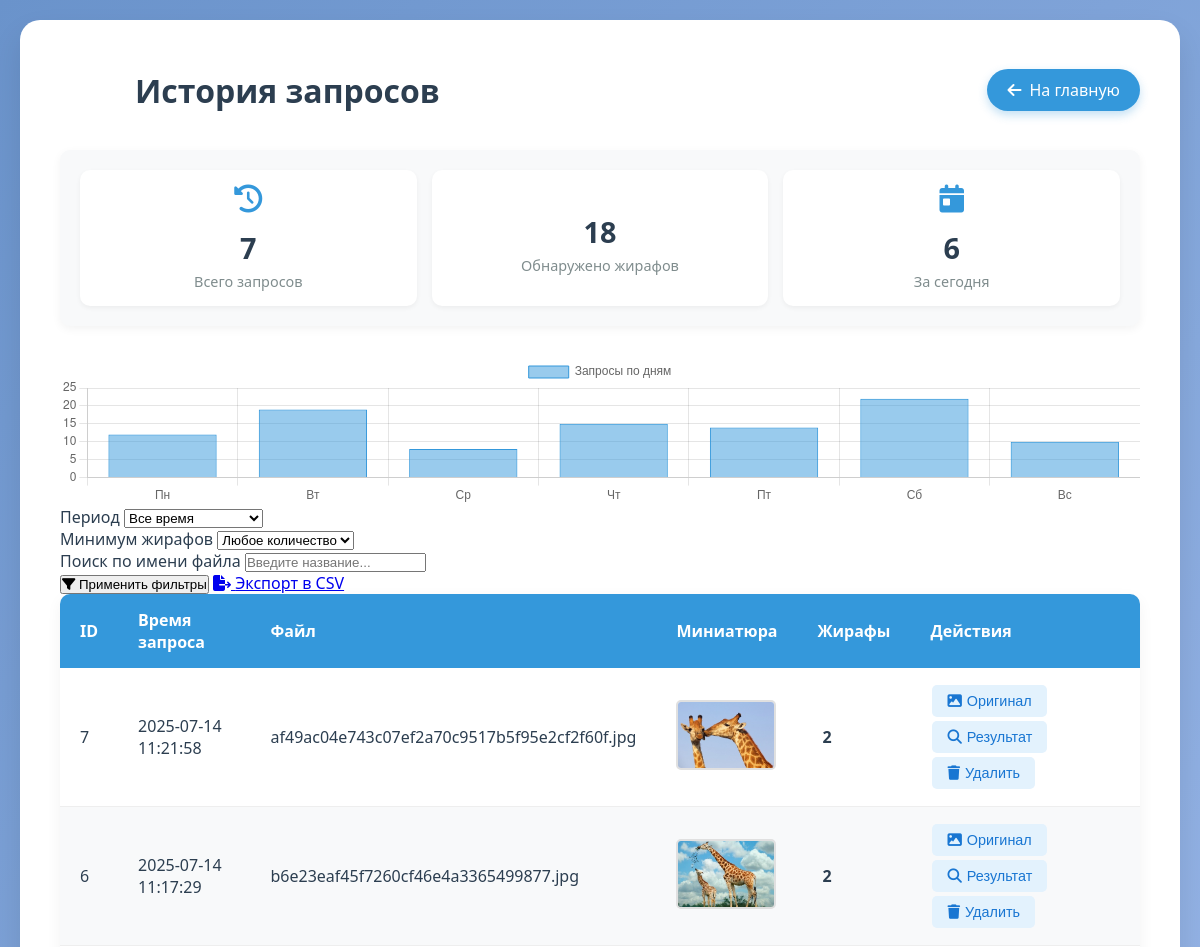
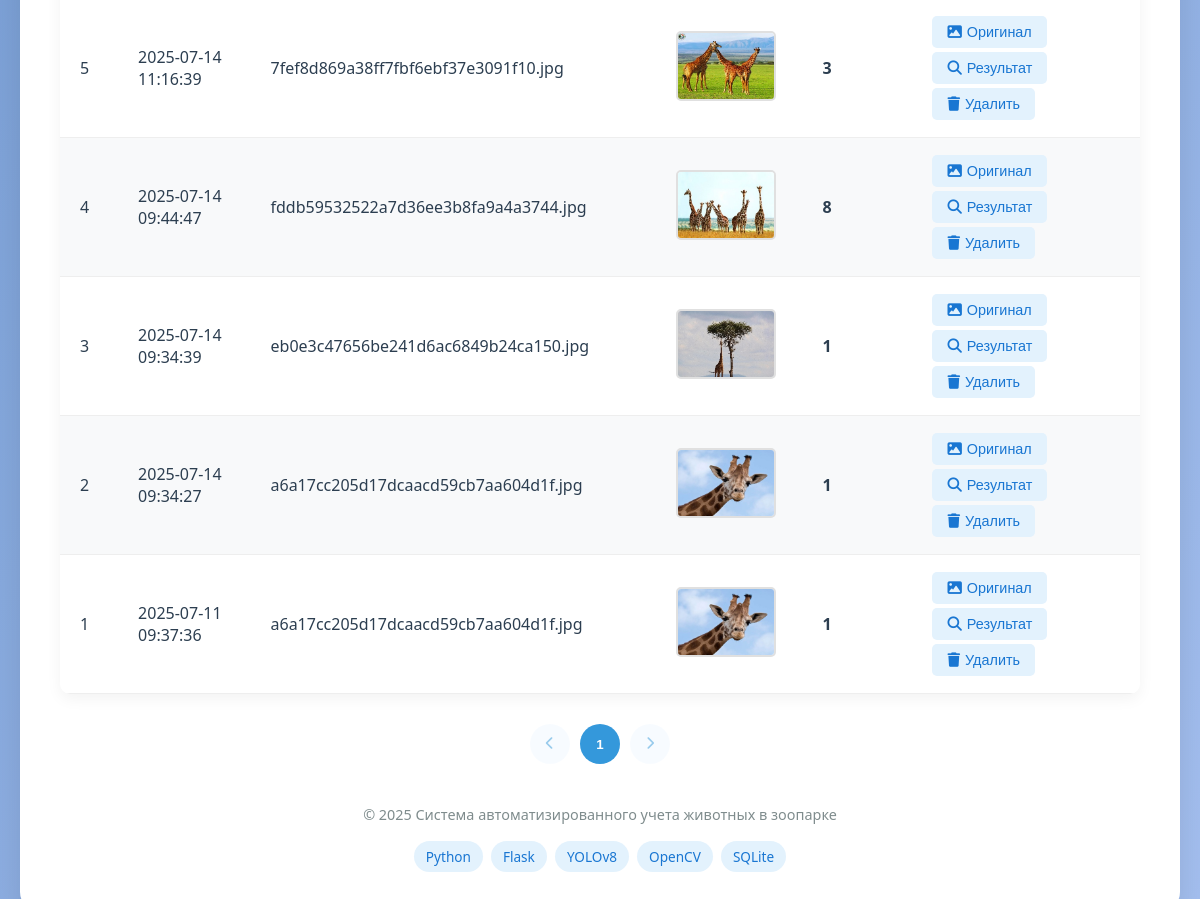
Before: /history with the older database file (2 pictures, top to bottom).
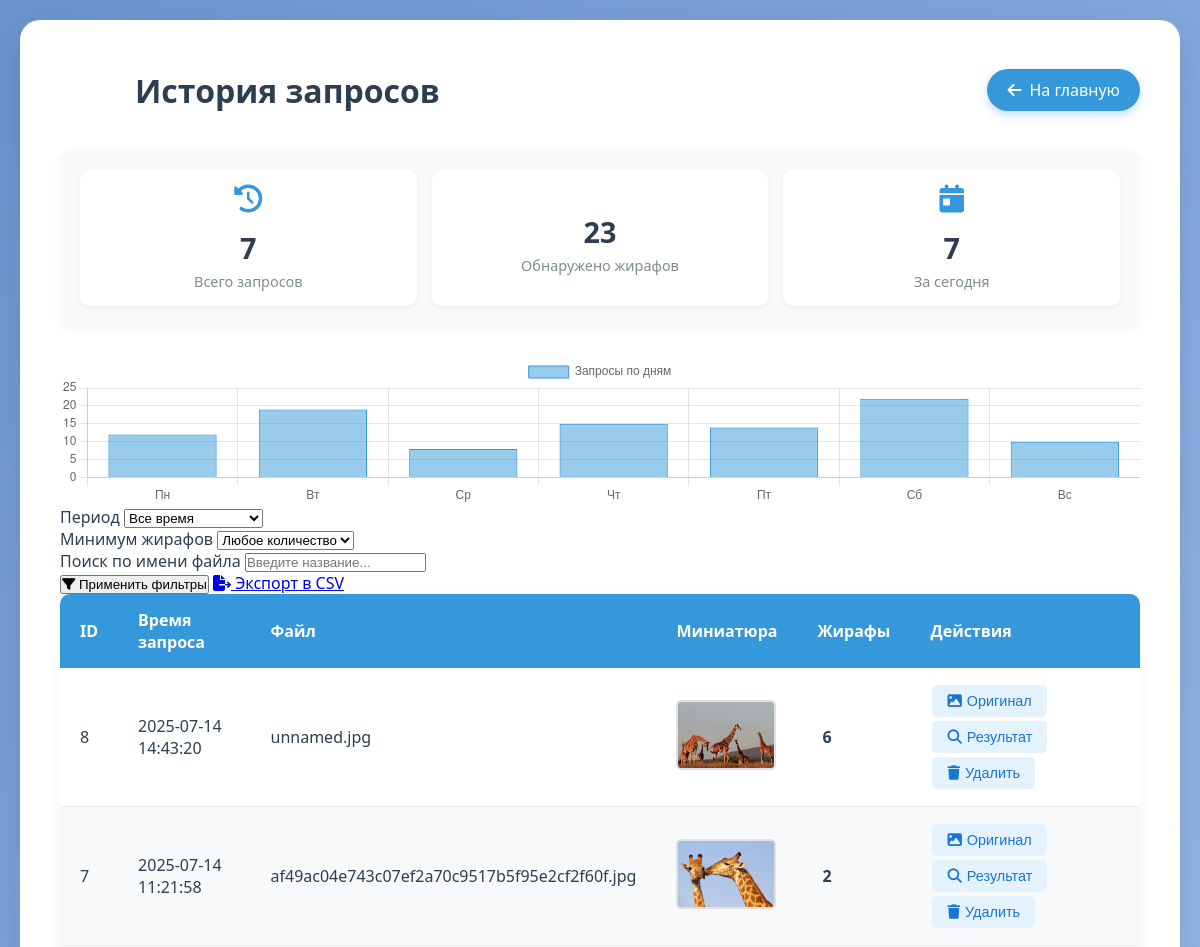
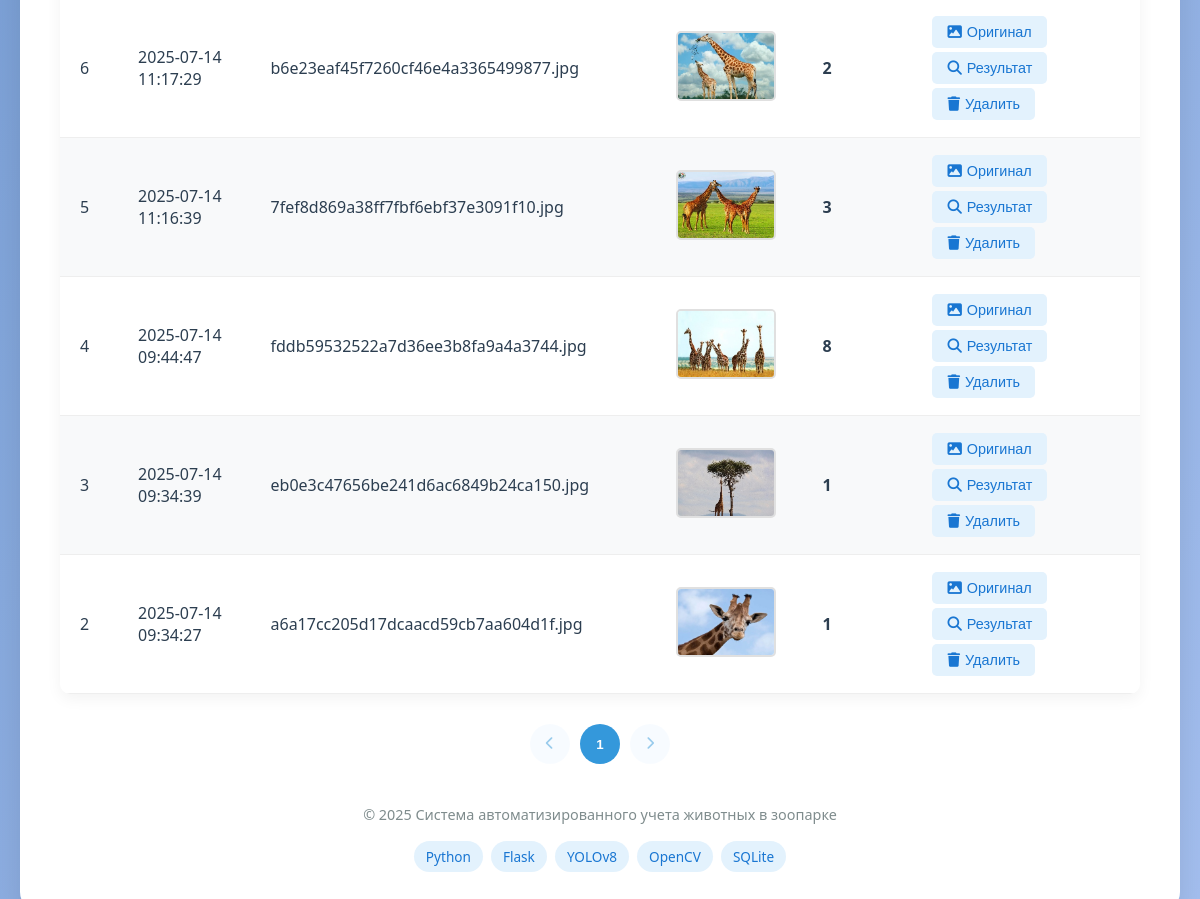
After: the same page with the newer database file (2 pictures, top to bottom).
### tables this page shows
CREATE TABLE requests (
        id INTEGER PRIMARY KEY AUTOINCREMENT,
        timestamp TEXT NOT NULL,
        filename TEXT,
        original_img TEXT,
        thumbnail TEXT,
        result_img TEXT,
        giraffe_count INTEGER
    );

### app.py (the view)
@app.route('/history')
def show_history():
    try:
        date_filter = request.args.get('date_filter', 'all')
        min_count = request.args.get('min_count', 0, type=int)
        search_query = request.args.get('search', '')
        page = request.args.get('page', 1, type=int)
        per_page = 10
        conn = sqlite3.connect('history.db')
        c = conn.cursor()
        query = "SELECT * FROM requests WHERE 1=1"
        params = []
        today = datetime.now().date()
        if date_filter == 'today':
            query += " AND DATE(timestamp) = ?"
            params.append(today.strftime("%Y-%m-%d"))
        elif date_filter == 'week':
            week_ago = today - timedelta(days=7)
            query += " AND DATE(timestamp) >= ?"
            params.append(week_ago.strftime("%Y-%m-%d"))
        elif date_filter == 'month':
            month_ago = today - timedelta(days=30)
            query += " AND DATE(timestamp) >= ?"
            params.append(month_ago.strftime("%Y-%m-%d"))
        if min_count > 0:
            query += " AND giraffe_count >= ?"
            params.append(min_count)
        if search_query:
            query += " AND filename LIKE ?"
            params.append(f'%{search_query}%')
        count_query = "SELECT COUNT(*) FROM (" + query + ")"
        c.execute(count_query, params)
        total_records = c.fetchone()[0]
        query += " ORDER BY timestamp DESC LIMIT ? OFFSET ?"
        offset = (page - 1) * per_page
        params.extend([per_page, offset])
        c.execute(query, params)
        history = c.fetchall()
        c.execute("SELECT COUNT(*) FROM requests")
        total_requests = c.fetchone()[0]
        c.execute("SELECT SUM(giraffe_count) FROM requests")
        total_giraffes = c.fetchone()[0] or 0
        c.execute("SELECT COUNT(*) FROM requests WHERE DATE(timestamp) = ?",
                 (today.strftime("%Y-%m-%d"),))
        today_requests = c.fetchone()[0]
        conn.close()
        formatted_history = []
        for row in history:
            formatted_history.append({
                'id': row[0],
                'timestamp': row[1],
                'filename': row[2],
                'original_img': row[3],
                'thumbnail': row[4],
                'result_img': row[5],
                'count': row[6]
            })
        total_pages = (total_records + per_page - 1) // per_page
        return render_template(
            'history.html',
            history=formatted_history,
            total_requests=total_requests,
            total_giraffes=total_giraffes,
            today_requests=today_requests,
            current_page=page,
            total_pages=total_pages,
            date_filter=date_filter,
            min_count=min_count,
            search_query=search_query
        )
    except Exception as e:
        return f"Database error: {str(e)}", 500

### templates/history.html (shortened to what this page needs)
<!DOCTYPE html>
<html lang="ru">
<head>
    <link rel="stylesheet" href="https://cdnjs.cloudflare.com/ajax/libs/font-awesome/6.4.0/css/all.min.css">
    <link rel="stylesheet" href="https://cdn.jsdelivr.net/npm/flatpickr/dist/flatpickr.min.css">
</head>
<body>
    <div class="container">
        <div class="header">
            <div class="logo-container">
                <div class="logo"></div>
                <h1>История запросов</h1>
            </div>
            <a href="/" class="back-btn">
                <i class="fas fa-arrow-left"></i> На главную
            </a>
        </div>
        <div class="history-stats">
            <div class="stat-card">
                <i class="fas fa-history"></i>
                <div class="stat-value" id="totalRequests">{{ total_requests }}</div>
                <div class="stat-label">Всего запросов</div>
            </div>
            <div class="stat-card">
                <div class="stat-value" id="totalGiraffes">{{ total_giraffes }}</div>
                <div class="stat-label">Обнаружено жирафов</div>
            </div>
            <div class="stat-card">
                <i class="fas fa-calendar-day"></i>
                <div class="stat-value" id="todayRequests">{{ today_requests }}</div>
                <div class="stat-label">За сегодня</div>
            </div>
        </div>
        <div class="chart-container">
            <canvas id="historyChart"></canvas>
        </div>
        <div class="filter-panel">
            <div class="filter-group">
                <label class="filter-label">Период</label>
                <select id="dateFilter" class="filter-control">
                    <option value="all" {% if date_filter == 'all' %}selected{% endif %}>Все время</option>
                </select>
            </div>
            <div class="filter-group">
                <label class="filter-label">Минимум жирафов</label>
                <select id="minCount" class="filter-control">
                    <option value="0" {% if min_count == 0 %}selected{% endif %}>Любое количество</option>
                </select>
            </div>
            <div class="filter-group">
                <label class="filter-label">Поиск по имени файла</label>
                <input type="text" id="searchQuery" class="filter-control"
                       placeholder="Введите название..." value="{{ search_query }}">
            </div>
            <button class="apply-filters" onclick="applyFilters()">
                <i class="fas fa-filter"></i> Применить фильтры
            </button>
            <a href="/history/export" class="export-btn">
                <i class="fas fa-file-export"></i> Экспорт в CSV
            </a>
        </div>
        {% if history %}
            <table class="history-table">
                <thead>
                    <tr>
                        <th>ID</th>
                        <th>Время запроса</th>
                        <th>Файл</th>
                        <th>Миниатюра</th>
                        <th>Жирафы</th>
                        <th>Действия</th>
                    </tr>
                </thead>
                <tbody>
                    {% for item in history %}
                    <tr>
                        <td>{{ item.id }}</td>
                        <td>{{ item.timestamp }}</td>
                        <td>{{ item.filename }}</td>
                        <td>
                            {% if item.thumbnail %}
                                <img class="thumbnail"
                                    src="{{ url_for('static', filename='results/' + item.thumbnail) }}"
                                    alt="Миниатюра"
                                    data-original="{{ url_for('static', filename='results/' + item.original_img) }}"
                                    data-result="{{ url_for('static', filename='results/' + item.result_img) }}"
                                    data-filename="{{ item.filename }}"
                                    onclick="openModal(this, 'thumbnail')">
                            {% else %}
                                <div style="color: #7f8c8d;">Нет изображения</div>
                            {% endif %}
                        </td>
                        <td>
                            <div style="display: flex; align-items: center; gap: 5px;">
                                <strong>{{ item.count }}</strong>
                            </div>
                        </td>
                        <td>
                            <button class="action-btn"
                                onclick="openModal(this.parentElement.parentElement.querySelector('img.thumbnail'), 'original')">
                                <i class="fas fa-image"></i> Оригинал
                            </button>
                            <button class="action-btn"
                                onclick="openModal(this.parentElement.parentElement.querySelector('img.thumbnail'), 'result')">
                                <i class="fas fa-search"></i> Результат
                            </button>
                            <button class="action-btn delete-btn"
                                onclick="deleteRequest({ item.id }, this)">
                                <i class="fas fa-trash"></i> Удалить
                            </button>
                        </td>
                    </tr>
                    {% endfor %}
                </tbody>
            </table>
            <div class="pagination">
                {% if current_page > 1 %}
                    <button class="page-btn" onclick="changePage({ current_page - 1 })">
                        <i class="fas fa-chevron-left"></i>
                    </button>
                {% else %}
                    <button class="page-btn" disabled>
                        <i class="fas fa-chevron-left"></i>
                    </button>
                {% endif %}
                {% for page_num in range(1, total_pages + 1) %}
                    {% if page_num == current_page %}
                        <button class="page-btn active">{{ page_num }}</button>
                    {% else %}
                        <button class="page-btn" onclick="changePage({{ page_num }})">{{ page_num }}</button>
                    {% endif %}
                {% endfor %}
                {% if current_page < total_pages %}
                    <button class="page-btn" onclick="changePage({ current_page + 1 })">
                        <i class="fas fa-chevron-right"></i>
                    </button>
                {% else %}
                    <button class="page-btn" disabled>
                        <i class="fas fa-chevron-right"></i>
                    </button>
                {% endif %}
            </div>
        {% endif %}
        <footer>
            <div class="footer-content">
                <div class="copyright">
                    &copy; 2025 Система автоматизированного учета животных в зоопарке
                </div>
                <div class="tech-stack">
                    <span class="tech-badge">Python</span>
                    <span class="tech-badge">Flask</span>
                    <span class="tech-badge">YOLOv8</span>
                    <span class="tech-badge">OpenCV</span>
                    <span class="tech-badge">SQLite</span>
                </div>
            </div>
        </footer>
    </div>
</body>
</html>

### templates/history.html (style rules this page uses)
* { margin: 0; padding: 0; box-sizing: border-box; }
body { font-family: 'Segoe UI', Tahoma, Geneva, Verdana, sans-serif; background: linear-gradient(135deg, #6a93cb 0%, #a4bfef 100%); min-height: 100vh; padding: 20px; color: #2c3e50; }
.container { background: white; border-radius: 20px; box-shadow: 0 15px 30px rgba(0, 0, 0, 0.1); width: 100%; max-width: 1200px; margin: 0 auto; padding: 40px; position: relative; }
.header { display: flex; justify-content: space-between; align-items: center; margin-bottom: 30px; flex-wrap: wrap; }
.logo-container { display: flex; align-items: center; gap: 15px; }
.logo { width: 60px; height: 60px; background: url('https://cdn-icons-png.flaticon.com/512/1998/1998659.png') no-repeat center center; background-size: contain; }
h1 { font-size: 2rem; color: #2c3e50; }
.back-btn { display: inline-flex; align-items: center; padding: 10px 20px; background: #3498db; color: white; text-decoration: none; border-radius: 50px; transition: all 0.3s; box-shadow: 0 4px 10px rgba(52, 152, 219, 0.3); }
.back-btn i { margin-right: 8px; }
.history-stats { background: #f8f9fa; border-radius: 10px; padding: 20px; margin-bottom: 30px; display: flex; justify-content: space-between; flex-wrap: wrap; gap: 15px; box-shadow: 0 3px 10px rgba(0,0,0,0.05); }
.stat-card { flex: 1; min-width: 200px; text-align: center; padding: 15px; border-radius: 10px; background: white; box-shadow: 0 2px 5px rgba(0,0,0,0.05); }
.stat-card i { font-size: 28px; color: #3498db; margin-bottom: 10px; }
.stat-value { font-size: 1.8rem; font-weight: bold; color: #2c3e50; margin: 5px 0; }
.stat-label { color: #7f8c8d; font-size: 0.9rem; }
.history-table { width: 100%; border-collapse: collapse; margin-bottom: 30px; box-shadow: 0 5px 15px rgba(0,0,0,0.05); border-radius: 10px; overflow: hidden; }
.history-table th { background: #3498db; color: white; text-align: left; padding: 15px 20px; font-weight: 600; }
.history-table td { padding: 15px 20px; border-bottom: 1px solid #eee; }
.history-table tr:nth-child(even) { background: #f8f9fa; }
.thumbnail { width: 100px; height: 70px; object-fit: cover; border-radius: 5px; cursor: pointer; transition: transform 0.3s; border: 2px solid #e0e0e0; }
.action-btn { padding: 8px 15px; background: #e3f2fd; color: #1976d2; border: none; border-radius: 5px; cursor: pointer; transition: all 0.3s; font-size: 0.9rem; display: inline-flex; align-items: center; gap: 5px; margin: 2px; }
.action-btn i { font-size: 0.9rem; }
.pagination { display: flex; justify-content: center; gap: 10px; margin-top: 20px; }
.page-btn { width: 40px; height: 40px; display: flex; align-items: center; justify-content: center; border-radius: 50%; background: #f1f8ff; color: #3498db; border: none; cursor: pointer; transition: all 0.3s; font-weight: bold; }
.page-btn.active, .page-btn:hover { background: #3498db; color: white; }
.page-btn:disabled { opacity: 0.5; cursor: not-allowed; }
footer { margin-top: 40px; color: #7f8c8d; font-size: 0.9rem; width: 100%; text-align: center; }
.footer-content { display: flex; flex-direction: column; align-items: center; gap: 15px; }
.copyright { line-height: 1.5; }
.tech-stack { display: flex; flex-wrap: wrap; justify-content: center; gap: 8px; max-width: 600px; }
.tech-badge { background: #e3f2fd; color: #1976d2; padding: 6px 12px; border-radius: 20px; font-size: 0.85rem; font-weight: 500; transition: all 0.3s ease; white-space: nowrap; }

Changed rows visible on the page:
removed requests: id "1", timestamp "2025-07-11 09:37:36", filename "a6a17cc205d17dcaacd59cb7aa604d1f.jpg", thumbnail (picture), count "1"
added requests: id "8", timestamp "2025-07-14 14:43:20", filename "unnamed.jpg", thumbnail (picture), count "6"
Other visible differences:
{{ total_giraffes }}: "18" → "23"
{{ today_requests }}: "6" → "7"
